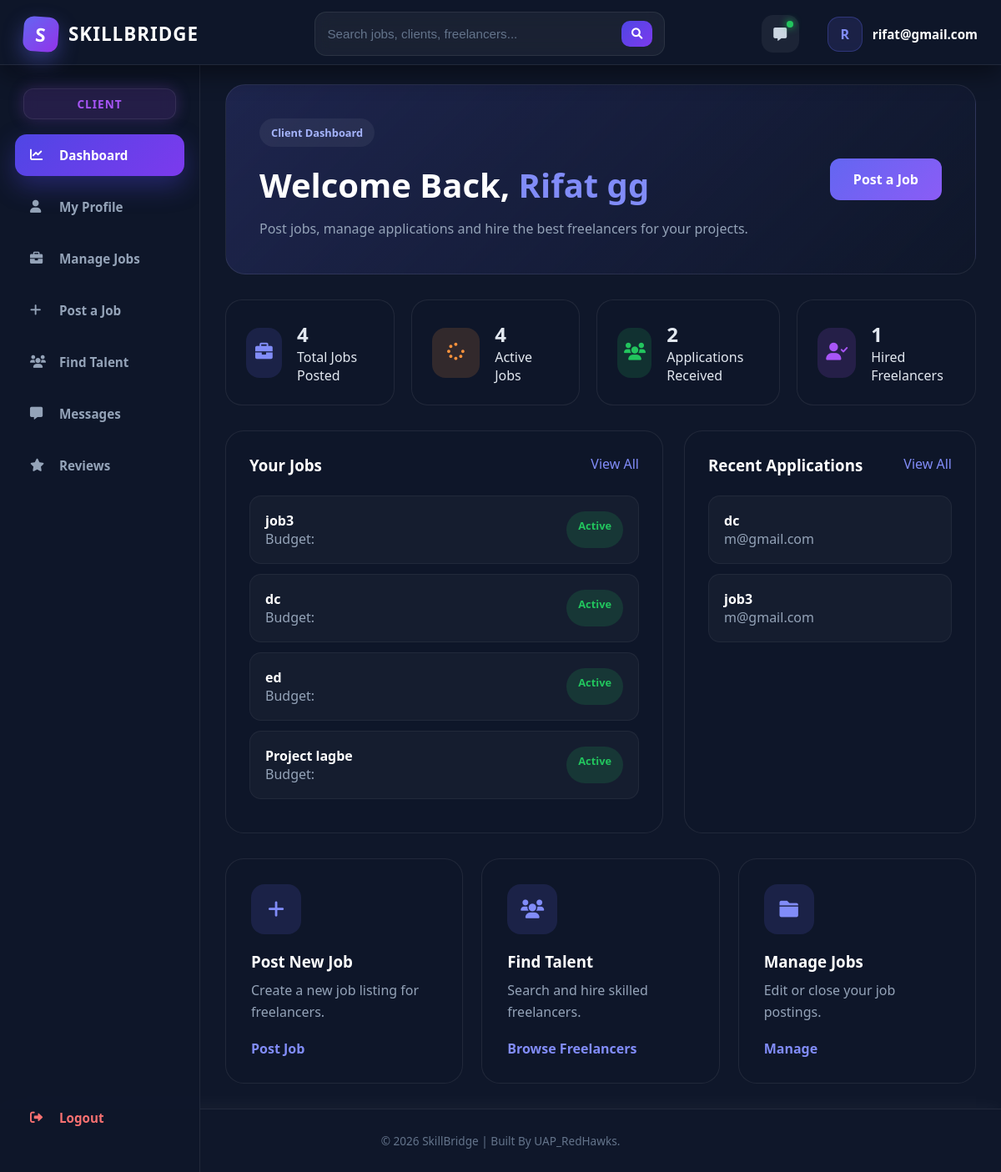
The app's page /users/client-dashboard/ (signed in), older data.
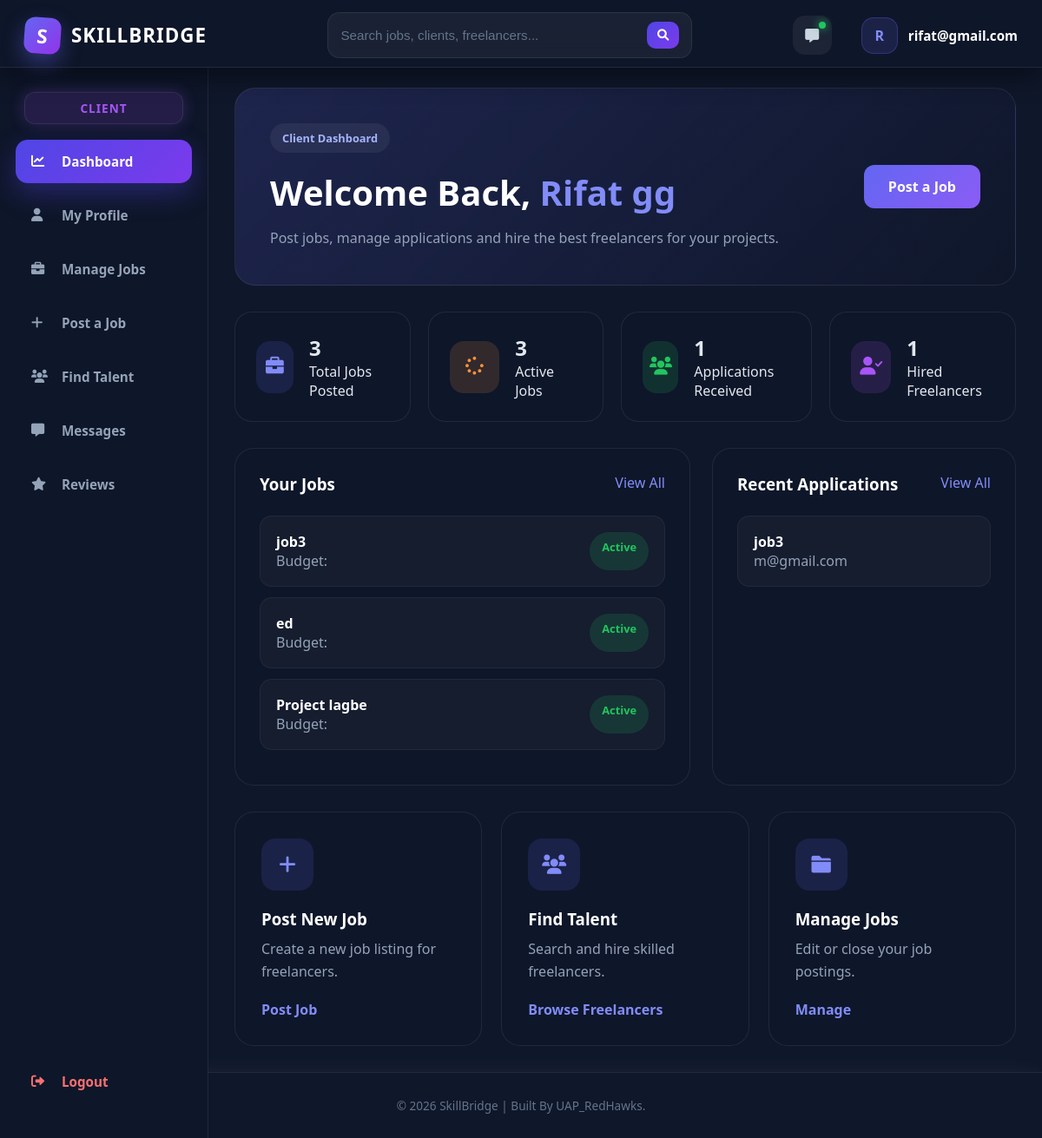
The same page, newer data.
### jobs/models.py (models this page shows, shortened)
class Job(models.Model):
    exp_lvl_choice = (
        ('entry', 'Entry Level'),
        ('intermediate', 'Intermediate'),
        ('expert', 'Expert'),
    )
    job_type_chois = (
        ('full_time', 'Full Time'),
        ('part_time', 'Part Time'),
        ('remote', 'Remote'),
        ('contract', 'Contract'),
    )
    client = models.ForeignKey(
        User,
        on_delete=models.CASCADE,
        related_name='posted_jobs'
    )
    title = models.CharField(max_length=255)
    description = models.TextField()
    category = models.ForeignKey(
        JobCategory,
        on_delete=models.SET_NULL,
        null=True,
        blank=True
    )
    skills_required = models.ManyToManyField(Skill, blank=True)
    experience_level = models.CharField(
        max_length=20,
        choices=exp_lvl_choice,
        default='entry'
    )
    job_type = models.CharField(
        max_length=20,
        choices=job_type_chois,
        default='remote'
    )
    budget_min = models.DecimalField(
        max_digits=10,
        decimal_places=2,
        null=True,
        blank=True
    )
    budget_max = models.DecimalField(
        max_digits=10,
        decimal_places=2,
        null=True,
        blank=True
    )
    deadline = models.DateField(null=True, blank=True)
    is_active = models.BooleanField(default=True)
    created_at = models.DateTimeField(auto_now_add=True)

class Application(models.Model):
    status_choicce = (
        ('pending', 'Pending'),
        ('accepted', 'Accepted'),
        ('rejected', 'Rejected'),
        ('completed', 'Completed'),
    )
    job = models.ForeignKey(Job, on_delete=models.CASCADE, related_name='applications')
    freelancer = models.ForeignKey(User, on_delete=models.CASCADE, related_name='applications')
    cover_letter = models.TextField()
    proposed_budget = models.DecimalField(max_digits=10, decimal_places=2, null=True, blank=True)
    status = models.CharField(max_length=20, choices=status_choicce, default='pending')
    applied_at = models.DateTimeField(auto_now_add=True)
    class Meta:
        unique_together = ('freelancer', 'job')

### users/views.py (the view)
# urls.py: path('client-dashboard/', views.clientdashboard, name='clientdashboard'),
@login_required
def clientdashboard(request):
    profile = ClientProfile.objects.get(user=request.user)
    job_qs = Job.objects.filter(client=request.user)
    app_qs = Application.objects.filter(job__client=request.user)
    recent_jobs = job_qs.order_by('-created_at')[:5]
    recent_apps = app_qs.select_related('job', 'freelancer').order_by('-applied_at')[:5]
    context = {
        'profile': profile,
        'role': 'client',
        'total_jobs': job_qs.count(),
        'active_jobs': job_qs.filter(is_active=True).count(),
        'closed_jobs': job_qs.filter(is_active=False).count(),
        'total_applications': app_qs.count(),
        'hired_freelancers': app_qs.filter(status='accepted').count(),
        'recent_jobs': recent_jobs,
        'recent_applications': recent_apps,
    }
    return render(request, 'users/clintdashboard.html', context)

### templates/users/clintdashboard.html (shortened to what this page needs)
{% extends 'core/base.html' %}
{% load static %}
{% block extra_css %}
  <link rel="stylesheet" href="{% static 'css/user/clientdashboard.css' %}" />
{% endblock %}
{% block content %}
  <div class="dashboard-page">
    <section class="welcome-section">
      <div class="welcome-left">
        <span class="small-tag">Client Dashboard</span>
        <h1>
          Welcome Back,
          <span>{{ profile.name }}</span>
        </h1>
        <p>Post jobs, manage applications and hire the best freelancers for your projects.</p>
      </div>
      <div class="welcome-right">
        <a href="{% url 'post_job' %}" class="post-btn">Post a Job</a>
      </div>
    </section>
    <section class="stats-grid">
      <div class="stat-card">
        <div class="icon-box blue">
          <i class="fas fa-briefcase"></i>
        </div>
        <div class="stat-info">
          <h2>{{ total_jobs }}</h2>
          <p>Total Jobs Posted</p>
        </div>
      </div>
      <div class="stat-card">
        <div class="icon-box orange">
          <i class="fas fa-spinner"></i>
        </div>
        <div class="stat-info">
          <h2>{{ active_jobs }}</h2>
          <p>Active Jobs</p>
        </div>
      </div>
      <div class="stat-card">
        <div class="icon-box green">
          <i class="fas fa-users"></i>
        </div>
        <div class="stat-info">
          <h2>{{ total_applications }}</h2>
          <p>Applications Received</p>
        </div>
      </div>
      <div class="stat-card">
        <div class="icon-box purple">
          <i class="fas fa-user-check"></i>
        </div>
        <div class="stat-info">
          <h2>{{ hired_freelancers }}</h2>
          <p>Hired Freelancers</p>
        </div>
      </div>
    </section>
    <section class="dashboard-grid">
      <div class="dashboard-card">
        <div class="card-header">
          <h3>Your Jobs</h3>
          <a href={% url 'client_jobs' %}>View All</a>
        </div>
        <div class="application-list">
          {% for job in recent_jobs %}
            <div class="application-item">
              <div>
                <h4>{{ job.title }}</h4>
                <p>Budget: {{ job.budget }}</p>
              </div>
              {% if job.is_active %}
                <span class="status accepted">Active</span>
              {% else %}
                <span class="status rejected">Closed</span>
              {% endif %}
            </div>
          {% empty %}
            <p>No jobs posted yet.</p>
          {% endfor %}
        </div>
      </div>
      <div class="dashboard-card">
        <div class="card-header">
          <h3>Recent Applications</h3>
          <a href={% url 'job_applications' %}>View All</a>
        </div>
        <div class="saved-job">
          {% for app in recent_applications %}
            <div class="saved-item">
              <div>
                <h4>{{ app.job.title }}</h4>
                <p>{{ app.freelancer.username }}</p>
              </div>
            </div>
          {% empty %}
            <p>No applications yet.</p>
          {% endfor %}
        </div>
      </div>
    </section>
    <section class="quick-action">
      <div class="action-card">
        <i class="fas fa-plus"></i>
        <h3>Post New Job</h3>
        <p>Create a new job listing for freelancers.</p>
        <a href={% url 'post_job' %}>Post Job</a>
      </div>
      <div class="action-card">
        <i class="fas fa-users"></i>
        <h3>Find Talent</h3>
        <p>Search and hire skilled freelancers.</p>
        <a href={% url 'findtalents' %}>Browse Freelancers</a>
      </div>
      <div class="action-card">
        <i class="fas fa-folder"></i>
        <h3>Manage Jobs</h3>
        <p>Edit or close your job postings.</p>
        <a href={% url 'client_jobs' %}>Manage</a>
      </div>
    </section>
  </div>
{% endblock %}

Row changes from the older to the newer data that the page shows:
removed Job: title "dc", is_active "Active"
removed Application: job "dc", freelancer.username "m@gmail.com"
Text that changed along with them:
{{ total_jobs }}: "4" → "3"
{{ active_jobs }}: "4" → "3"
{{ total_applications }}: "2" → "1"
